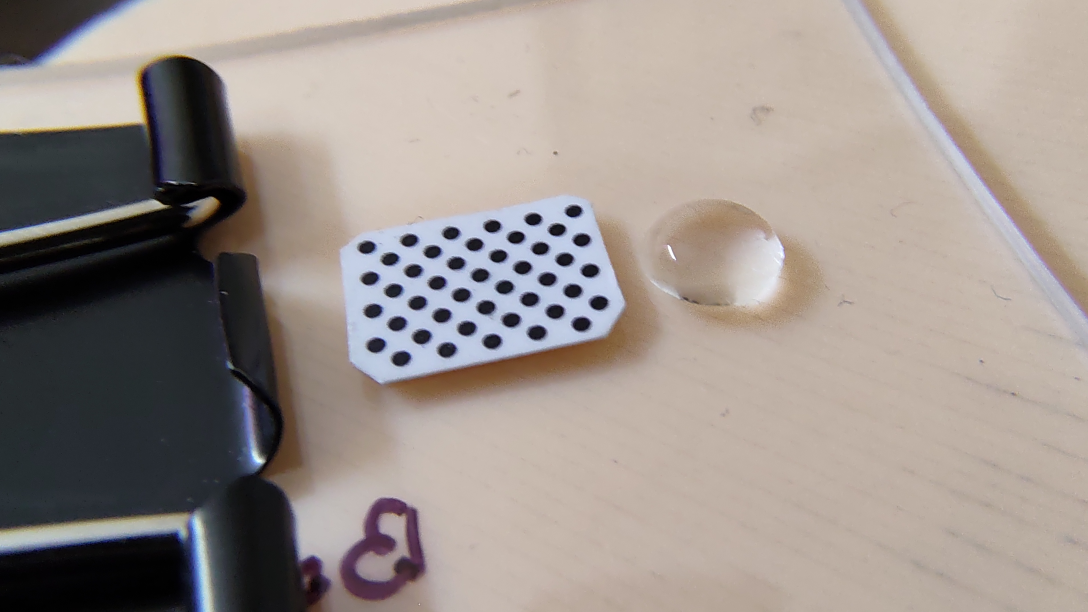
#> input picture droplet reconstruction/data/images/Acrylic/0 degree/IMG_20220516_200855987.png, 3264 x 1836 px, given as the content of the folder C:/Users/uplcu/Downloads/Akash data/, which was not available (shown at 1/3 size)
$ jupyter execute --allow-errors 'Preprocessing scripts.ipynb'   (text cells are left out)
#> lines starting #> are read from the running program, lines starting #| are printed output that depends on the picture
[cell 1]
from PIL import Image
from tqdm import tqdm
import shutil
import os

[cell 2]
source = "C:/Users/uplcu/Downloads/Akash data/"
destination = "C:/Users/uplcu/Downloads/images/"
if not os.path.exists(destination):
    os.mkdir(destination)
else:
    shutil.rmtree(destination)

for img in tqdm(sorted(os.listdir(source))):
    if os.path.isdir(source + img):
        continue
    im1 = Image.open(source + img)
#> im1 is the input picture: PIL image 3264x1836 RGB; mean R, G, B 155.2, 145.7, 140.2
    if img[-4:] == 'jpeg':
        im1.save(destination + img[:-4] +'png')
    else:
        im1.save(destination + img[:-3] +'png')

#> (a cell that did not finish here is left out)

[cell 4]
source = "C:/Users/uplcu/Thesis/Camera Calibration Files/data/images_chessboard/"
destination = "C:/Users/uplcu/Downloads/images/"
H, W = (1499, 1932)

if not os.path.exists(destination):
    os.mkdir(destination)
else:
    shutil.rmtree(destination)

for img in tqdm(sorted(os.listdir(source))):
    if os.path.isdir(source + img):
        continue
    im1 = Image.open(source + img)
    im1 = im1.resize((W, H))
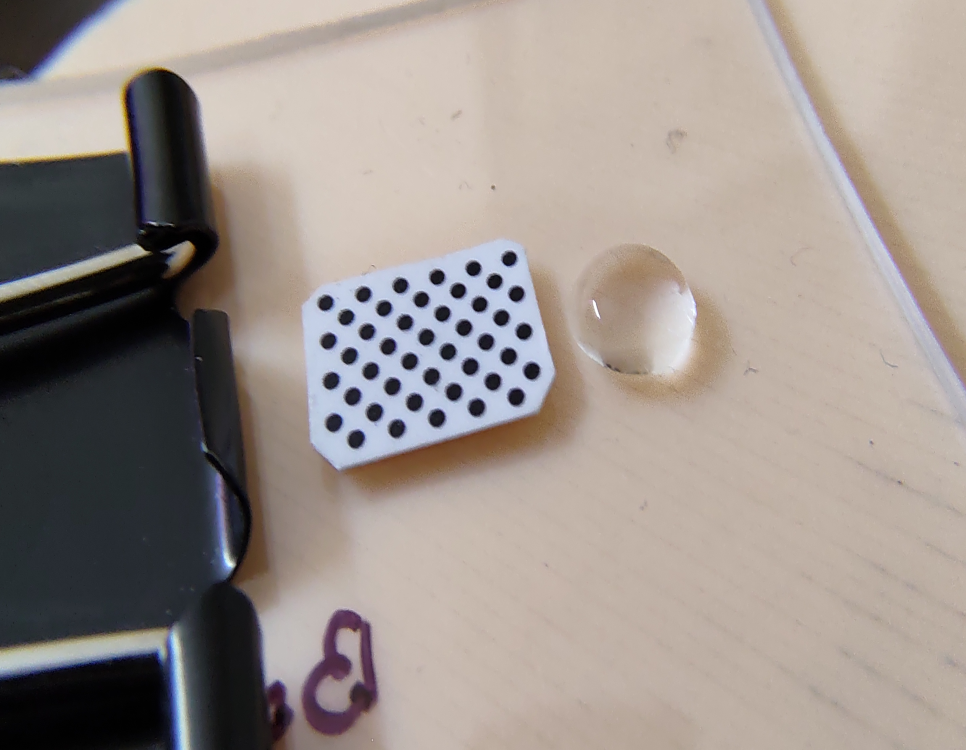
#> im1: PIL image 1932x1499 RGB (shown at 1/2 size); mean R, G, B 155.2, 145.7, 140.2
    im1.save(destination + img[:-3] +'jpg')


$ run again, on droplet reconstruction/data/images/Acrylic/15 degree/IMG_20220516_231648984.png
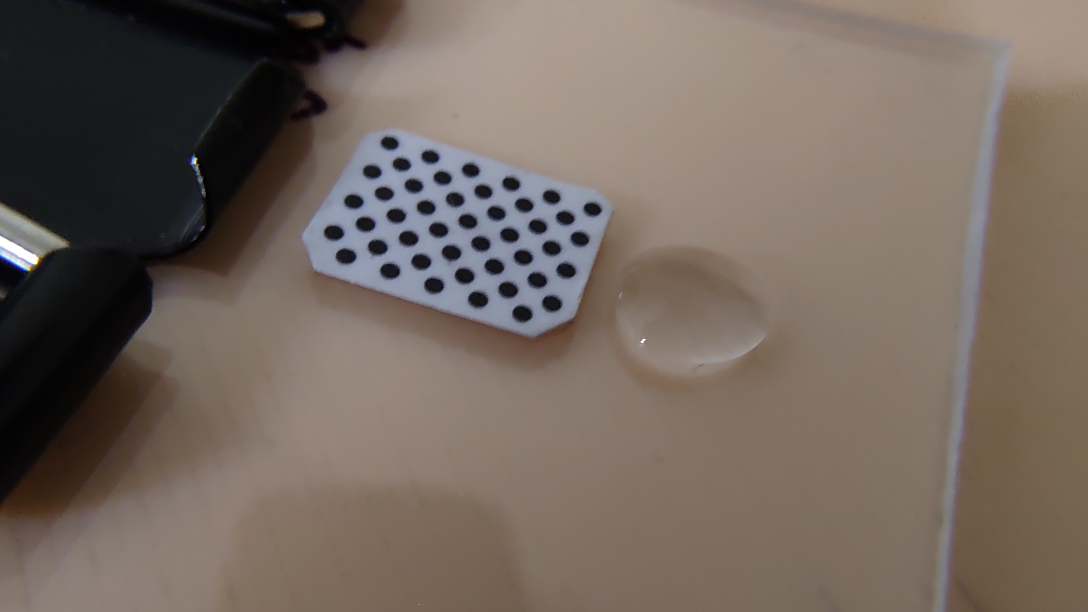
#> input picture droplet reconstruction/data/images/Acrylic/15 degree/IMG_20220516_231648984.png, 3264 x 1836 px, given as the content of the folder C:/Users/uplcu/Downloads/Akash data/, which was not available (shown at 1/3 size)
#> im1 is the input picture: PIL image 3264x1836 RGB; mean R, G, B 115, 102.9, 94.2
#> `im1 = im1.resize((W, H))`:
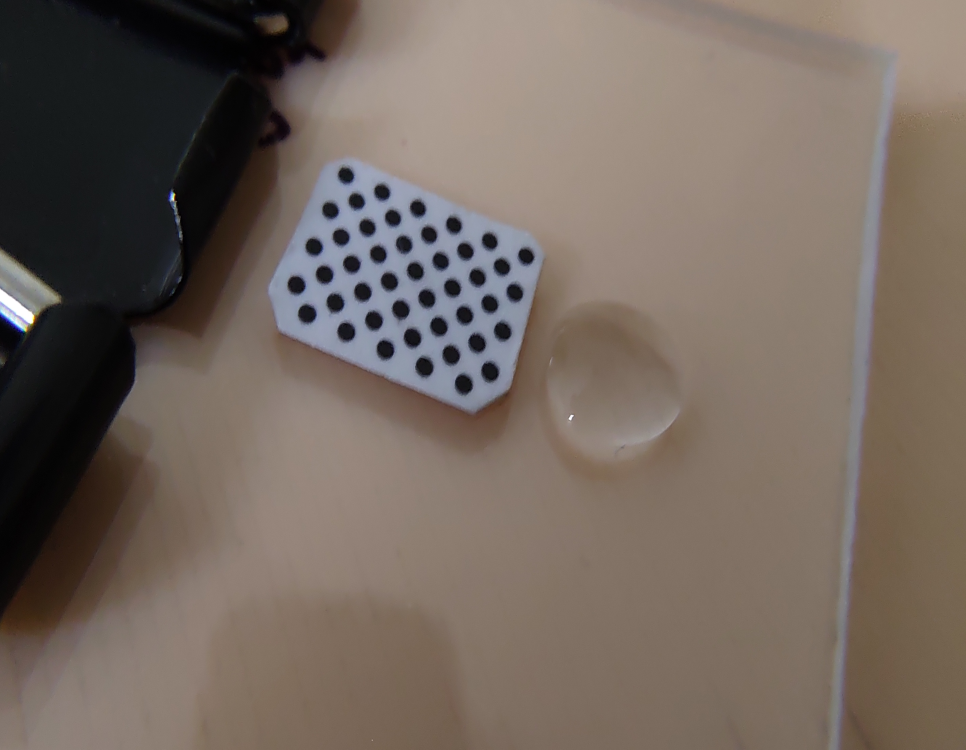
#> im1: PIL image 1932x1499 RGB (shown at 1/2 size); mean R, G, B 115, 102.9, 94.2

$ run again, on droplet reconstruction/data/images/Acrylic/15 degree/IMG_20220516_231714098.png
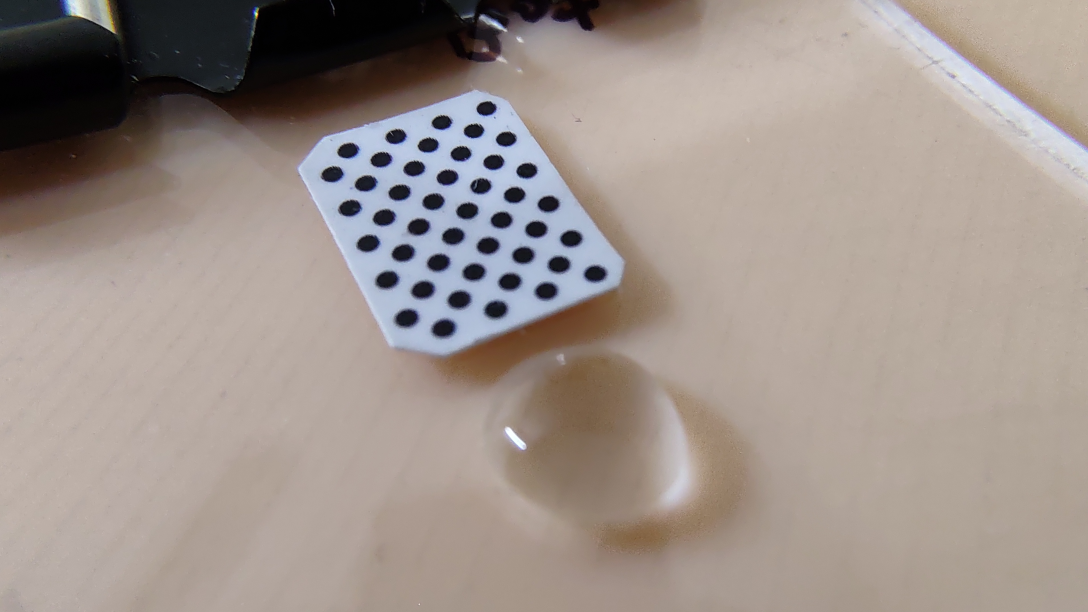
#> input picture droplet reconstruction/data/images/Acrylic/15 degree/IMG_20220516_231714098.png, 3264 x 1836 px, given as the content of the folder C:/Users/uplcu/Downloads/Akash data/, which was not available (shown at 1/3 size)
#> im1 is the input picture: PIL image 3264x1836 RGB; mean R, G, B 157.4, 145.9, 139.5
#> `im1 = im1.resize((W, H))`:
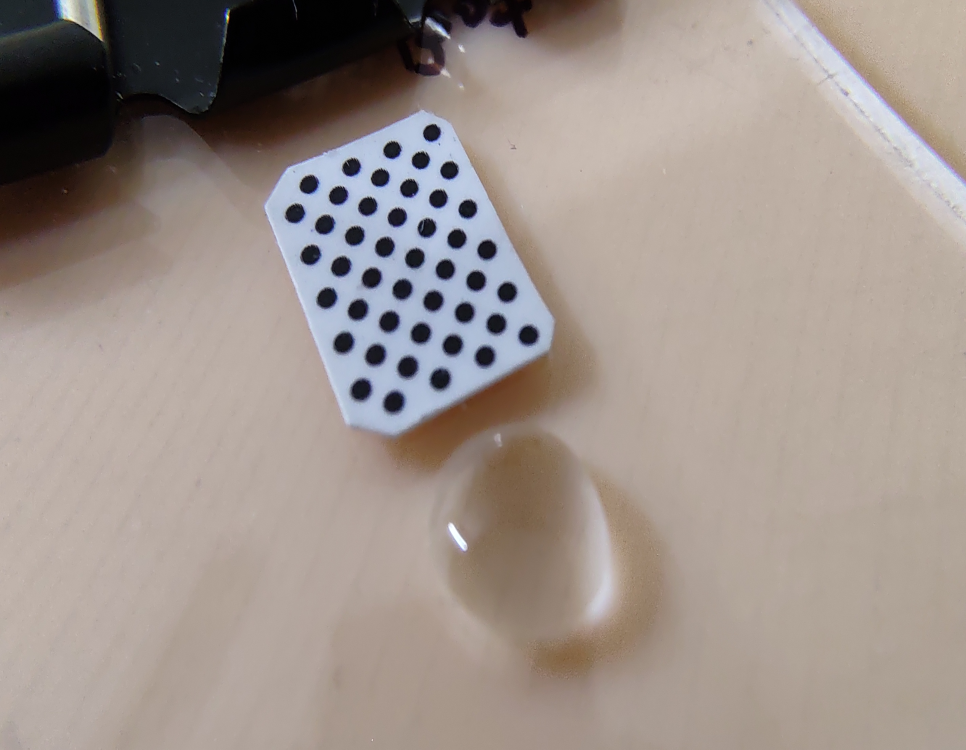
#> im1: PIL image 1932x1499 RGB (shown at 1/2 size); mean R, G, B 157.4, 145.9, 139.5

$ run again, on droplet reconstruction/data/images/Acrylic/30 degree/IMG_20220517_132305913.png
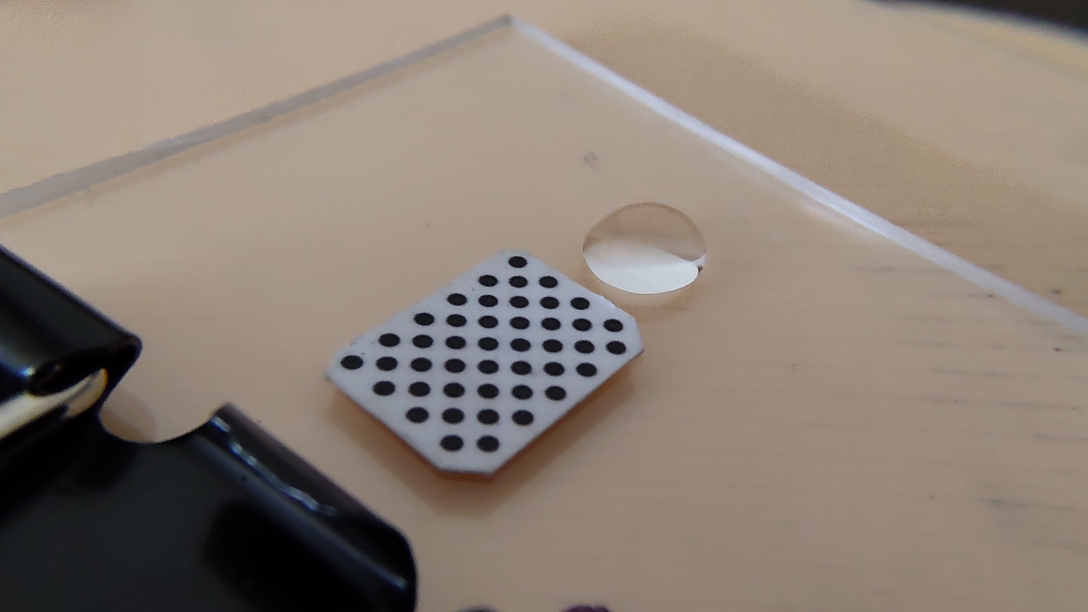
#> input picture droplet reconstruction/data/images/Acrylic/30 degree/IMG_20220517_132305913.png, 3264 x 1836 px, given as the content of the folder C:/Users/uplcu/Downloads/Akash data/, which was not available (shown at 1/3 size)
#> im1 is the input picture: PIL image 3264x1836 RGB; mean R, G, B 139.2, 127.1, 117.1
#> `im1 = im1.resize((W, H))`:
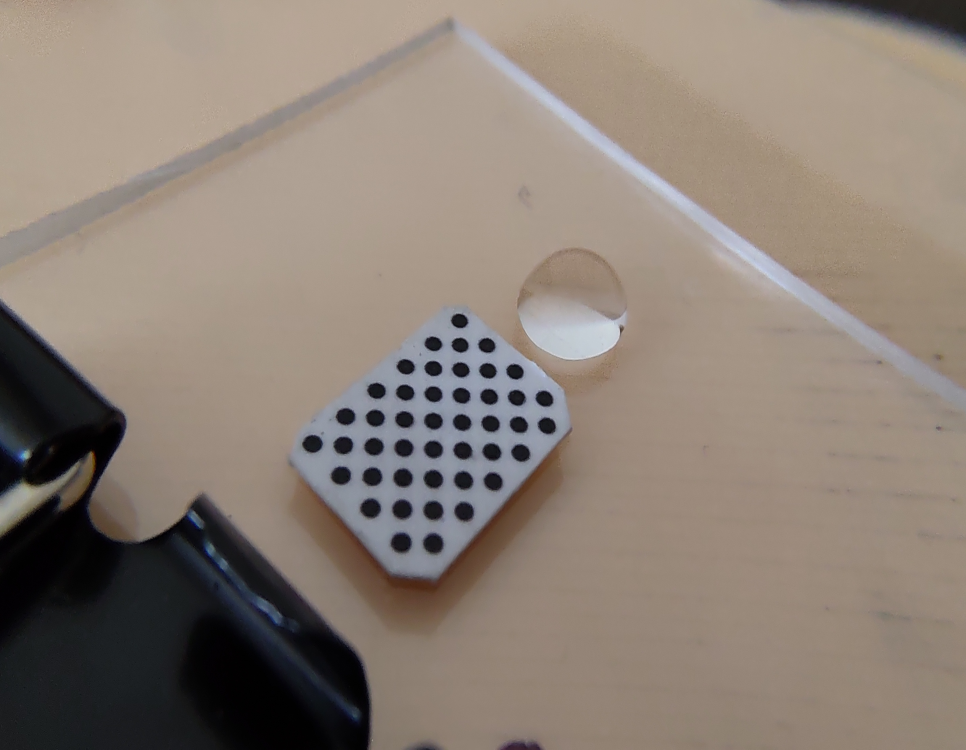
#> im1: PIL image 1932x1499 RGB (shown at 1/2 size); mean R, G, B 139.2, 127.2, 117.1
